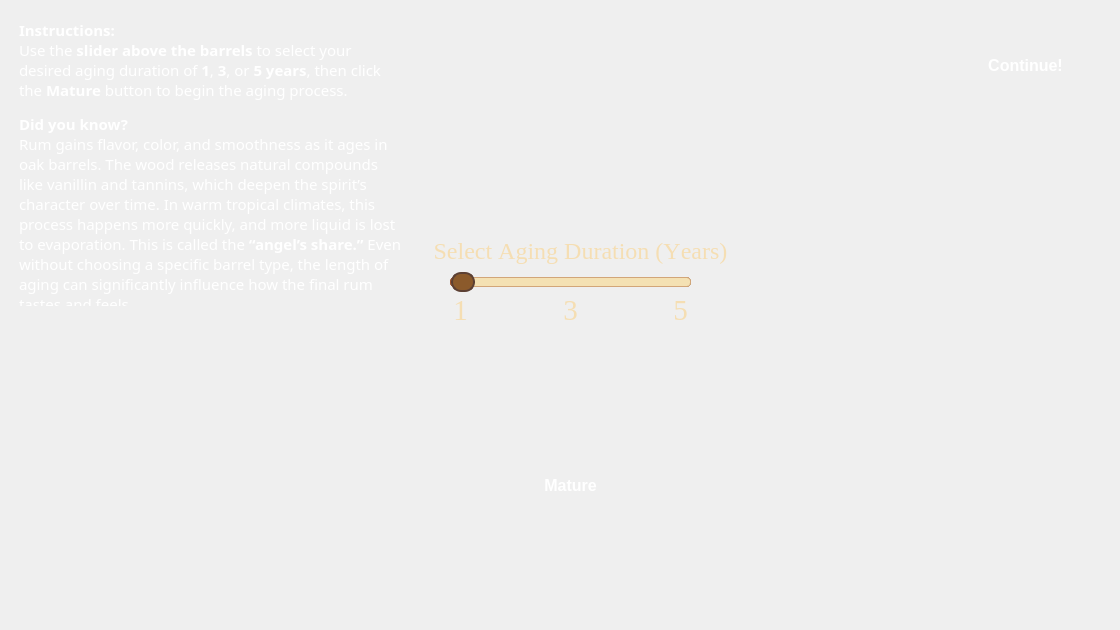
<?xml version="1.0" encoding="UTF-8"?>
<ui version="4.0">
 <class>CaribbeanMaturation</class>
 <widget class="QWidget" name="CaribbeanMaturation">
  <property name="geometry">
   <rect>
    <x>0</x>
    <y>0</y>
    <width>1120</width>
    <height>630</height>
   </rect>
  </property>
  <property name="windowTitle">
   <string>Form</string>
  </property>
  <widget class="QLabel" name="maturationText">
   <property name="geometry">
    <rect>
     <x>10</x>
     <y>10</y>
     <width>401</width>
     <height>301</height>
    </rect>
   </property>
   <property name="font">
    <font>
     <family>Trebuchet MS</family>
     <pointsize>12</pointsize>
     <bold>false</bold>
    </font>
   </property>
   <property name="styleSheet">
    <string notr="true">color: white;
background: qlineargradient(
        x1:0, y1:0, x2:0, y2:1,
        stop:0 rgba(100, 100, 100, 100),
        stop:1 rgba(30, 30, 30, 220)
    );    
border-radius: 20px;
padding: 5px;</string>
   </property>
   <property name="text">
    <string>&lt;html&gt;&lt;head/&gt;&lt;body&gt;&lt;p&gt;&lt;span style=&quot; font-size:11pt; font-weight:700;&quot;&gt;Instructions:&lt;/span&gt;&lt;span style=&quot; font-size:11pt;&quot;&gt;&lt;br/&gt;Use the &lt;/span&gt;&lt;span style=&quot; font-size:11pt; font-weight:700;&quot;&gt;slider above the barrels&lt;/span&gt;&lt;span style=&quot; font-size:11pt;&quot;&gt; to select your desired aging duration of &lt;/span&gt;&lt;span style=&quot; font-size:11pt; font-weight:700;&quot;&gt;1&lt;/span&gt;&lt;span style=&quot; font-size:11pt;&quot;&gt;, &lt;/span&gt;&lt;span style=&quot; font-size:11pt; font-weight:700;&quot;&gt;3&lt;/span&gt;&lt;span style=&quot; font-size:11pt;&quot;&gt;, or &lt;/span&gt;&lt;span style=&quot; font-size:11pt; font-weight:700;&quot;&gt;5 years&lt;/span&gt;&lt;span style=&quot; font-size:11pt;&quot;&gt;, then click the &lt;/span&gt;&lt;span style=&quot; font-size:11pt; font-weight:700;&quot;&gt;Mature&lt;/span&gt;&lt;span style=&quot; font-size:11pt;&quot;&gt; button to begin the aging process.&lt;/span&gt;&lt;/p&gt;&lt;p&gt;&lt;span style=&quot; font-size:11pt; font-weight:700;&quot;&gt;Did you know?&lt;/span&gt;&lt;span style=&quot; font-size:11pt;&quot;&gt;&lt;br/&gt;Rum gains flavor, color, and smoothness as it ages in oak barrels. The wood releases natural compounds like vanillin and tannins, which deepen the spirit’s character over time. In warm tropical climates, this process happens more quickly, and more liquid is lost to evaporation. This is called the &lt;/span&gt;&lt;span style=&quot; font-size:11pt; font-weight:700;&quot;&gt;“angel’s share.”&lt;/span&gt;&lt;span style=&quot; font-size:11pt;&quot;&gt; Even without choosing a specific barrel type, the length of aging can significantly influence how the final rum tastes and feels. &lt;/span&gt;&lt;/p&gt;&lt;/body&gt;&lt;/html&gt;</string>
   </property>
   <property name="alignment">
    <set>Qt::AlignmentFlag::AlignLeading|Qt::AlignmentFlag::AlignLeft|Qt::AlignmentFlag::AlignTop</set>
   </property>
   <property name="wordWrap">
    <bool>true</bool>
   </property>
  </widget>
  <widget class="QSlider" name="agingSlider">
   <property name="geometry">
    <rect>
     <x>450</x>
     <y>270</y>
     <width>241</width>
     <height>25</height>
    </rect>
   </property>
   <property name="styleSheet">
    <string notr="true">QSlider::groove:horizontal {
    border: 1px solid #8B5A2B;
    height: 8px;
    background: #deb887;
    border-radius: 4px;
}

QSlider::handle:horizontal {
    background: #8B5A2B;
    border: 2px solid #5C4033;
    width: 20px;
    height: 20px;
    margin: -6px 0;
    border-radius: 10px;
}

QSlider::add-page:horizontal {
    background: #f4e1b3;
    border: 1px solid #d2a679;
    border-radius: 4px;
}

QSlider::sub-page:horizontal {
    background: #cd853f;
    border: 1px solid #a0522d;
    border-radius: 4px;
}

QSlider::handle:horizontal:hover {
    background: #a0522d;
    border: 2px solid #5C4033;
}
</string>
   </property>
   <property name="minimum">
    <number>1</number>
   </property>
   <property name="maximum">
    <number>3</number>
   </property>
   <property name="pageStep">
    <number>1</number>
   </property>
   <property name="sliderPosition">
    <number>1</number>
   </property>
   <property name="orientation">
    <enum>Qt::Orientation::Horizontal</enum>
   </property>
   <property name="invertedAppearance">
    <bool>false</bool>
   </property>
   <property name="tickPosition">
    <enum>QSlider::TickPosition::TicksBelow</enum>
   </property>
   <property name="tickInterval">
    <number>1</number>
   </property>
  </widget>
  <widget class="QLabel" name="year5">
   <property name="geometry">
    <rect>
     <x>670</x>
     <y>290</y>
     <width>21</width>
     <height>41</height>
    </rect>
   </property>
   <property name="font">
    <font>
     <family>Times New Roman</family>
     <pointsize>22</pointsize>
     <bold>false</bold>
     <kerning>false</kerning>
    </font>
   </property>
   <property name="styleSheet">
    <string notr="true">color: #f5deb3;</string>
   </property>
   <property name="text">
    <string>5</string>
   </property>
   <property name="alignment">
    <set>Qt::AlignmentFlag::AlignCenter</set>
   </property>
  </widget>
  <widget class="QLabel" name="year3">
   <property name="geometry">
    <rect>
     <x>560</x>
     <y>290</y>
     <width>21</width>
     <height>41</height>
    </rect>
   </property>
   <property name="font">
    <font>
     <family>Times New Roman</family>
     <pointsize>22</pointsize>
     <bold>false</bold>
     <kerning>false</kerning>
    </font>
   </property>
   <property name="styleSheet">
    <string notr="true">color: #f5deb3;</string>
   </property>
   <property name="text">
    <string>3</string>
   </property>
   <property name="alignment">
    <set>Qt::AlignmentFlag::AlignCenter</set>
   </property>
  </widget>
  <widget class="QLabel" name="year1">
   <property name="geometry">
    <rect>
     <x>450</x>
     <y>290</y>
     <width>21</width>
     <height>41</height>
    </rect>
   </property>
   <property name="font">
    <font>
     <family>Times New Roman</family>
     <pointsize>22</pointsize>
     <bold>false</bold>
     <kerning>false</kerning>
    </font>
   </property>
   <property name="styleSheet">
    <string notr="true">color: #f5deb3;</string>
   </property>
   <property name="text">
    <string>1</string>
   </property>
   <property name="alignment">
    <set>Qt::AlignmentFlag::AlignCenter</set>
   </property>
  </widget>
  <widget class="QLabel" name="sliderText">
   <property name="geometry">
    <rect>
     <x>340</x>
     <y>230</y>
     <width>481</width>
     <height>41</height>
    </rect>
   </property>
   <property name="font">
    <font>
     <family>Georgia</family>
     <pointsize>18</pointsize>
     <bold>false</bold>
     <kerning>false</kerning>
    </font>
   </property>
   <property name="styleSheet">
    <string notr="true">color: #f5deb3;</string>
   </property>
   <property name="text">
    <string>Select Aging Duration (Years)</string>
   </property>
   <property name="alignment">
    <set>Qt::AlignmentFlag::AlignCenter</set>
   </property>
  </widget>
  <widget class="QPushButton" name="matureButton">
   <property name="enabled">
    <bool>true</bool>
   </property>
   <property name="geometry">
    <rect>
     <x>520</x>
     <y>470</y>
     <width>101</width>
     <height>31</height>
    </rect>
   </property>
   <property name="font">
    <font>
     <pointsize>-1</pointsize>
     <bold>true</bold>
     <kerning>true</kerning>
    </font>
   </property>
   <property name="styleSheet">
    <string notr="true">QPushButton {
    color: white;
    background-color: qlineargradient(
        x1: 0, y1: 0,
        x2: 0, y2: 1,
        stop: 0 #cd853f,  /* golden brown */
        stop: 1 #8B5A2B   /* deep brown */
    );
    border: none;
    border-radius: 10px;
    padding: 8px 16px;
    font-size: 16px;
    font-weight: bold;
}

QPushButton:hover {
    background-color: qlineargradient(
        x1: 0, y1: 0,
        x2: 0, y2: 1,
        stop: 0 #d99a5c,
        stop: 1 #a66a36
    );
}

QPushButton:pressed {
    background-color: qlineargradient(
        x1: 0, y1: 0,
        x2: 0, y2: 1,
        stop: 0 #5C4033,
        stop: 1 #3e2f23
    );
}

QPushButton:disabled {
    color: #cccccc;
    background-color: qlineargradient(
        x1: 0, y1: 0,
        x2: 0, y2: 1,
        stop: 0 #999999,
        stop: 1 #777777
    );
}
</string>
   </property>
   <property name="text">
    <string>Mature</string>
   </property>
  </widget>
  <widget class="QLabel" name="matureCountdownText">
   <property name="geometry">
    <rect>
     <x>450</x>
     <y>260</y>
     <width>241</width>
     <height>51</height>
    </rect>
   </property>
   <property name="font">
    <font>
     <family>Georgia</family>
     <pointsize>34</pointsize>
     <bold>false</bold>
     <kerning>false</kerning>
    </font>
   </property>
   <property name="styleSheet">
    <string notr="true">color: #f5deb3;</string>
   </property>
   <property name="text">
    <string/>
   </property>
   <property name="alignment">
    <set>Qt::AlignmentFlag::AlignCenter</set>
   </property>
  </widget>
  <widget class="QPushButton" name="continueButton">
   <property name="geometry">
    <rect>
     <x>960</x>
     <y>40</y>
     <width>131</width>
     <height>51</height>
    </rect>
   </property>
   <property name="styleSheet">
    <string notr="true">QPushButton {
    /* Base style */
    color: white;
    background-color: qlineargradient(
        x1: 0, y1: 0, 
        x2: 0, y2: 1, 
        stop: 0 #5cb85c, 
        stop: 1 #4cae4c);
    border: none;
    border-radius: 10px;
    padding: 8px 16px;
    font-size: 16px;
    font-weight: bold;
}

QPushButton:hover {
    /* Slightly brighter on hover */
    background-color: qlineargradient(
        x1: 0, y1: 0, 
        x2: 0, y2: 1, 
        stop: 0 #66bb6a, 
        stop: 1 #43a047);
}

QPushButton:pressed {
    /* Darker when pressed */
    background-color: qlineargradient(
        x1: 0, y1: 0, 
        x2: 0, y2: 1, 
        stop: 0 #43a047, 
        stop: 1 #388e3c);
}
</string>
   </property>
   <property name="text">
    <string>Continue!</string>
   </property>
  </widget>
  <zorder>matureCountdownText</zorder>
  <zorder>maturationText</zorder>
  <zorder>agingSlider</zorder>
  <zorder>year5</zorder>
  <zorder>year3</zorder>
  <zorder>year1</zorder>
  <zorder>sliderText</zorder>
  <zorder>matureButton</zorder>
  <zorder>continueButton</zorder>
 </widget>
 <resources/>
 <connections/>
</ui>
